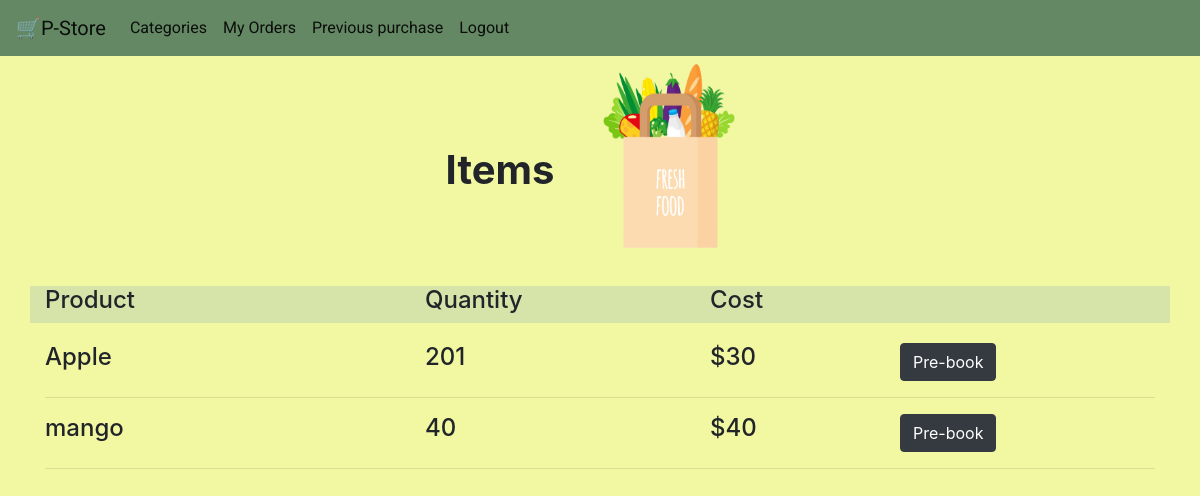
Screenshot of /u_category/1/u_items_list with the database file from the repository.
### tables this page shows
CREATE TABLE Items (
    id INTEGER PRIMARY KEY AUTOINCREMENT,
    name varchar(20) not null,
    weight integer not null,
    price_per_unit int not null,
    c_id INTEGER not null,
    FOREIGN KEY (c_id) REFERENCES Categories(c_id)
);

### app.py (the view)
@app.route('/u_category/<int:c_id>/u_items_list', methods=('GET', 'POST'))
def u_items_list(c_id):
    conn = get_db_connection()
    items = conn.execute('SELECT * FROM Items WHERE c_id=?',(c_id,)).fetchall()
    conn.close()
    return render_template('u_items_list.html',items=items,c_id=c_id)

### app.py (called while the page is built)
def get_db_connection():
    conn = sqlite3.connect('database.db')
    conn.row_factory = sqlite3.Row
    return conn

### templates/u_items_list.html (shortened to what this page needs)
{% extends 'base3.html' %}
{% block content %}
<div class=container style="display: flex; justify-content: center;">
<h1 style="text-align:center; margin-top:90px; font-weight:bold; display:inline ;margin-right:30px "> {% block title %} Items {% endblock %}</h1>
<img src="/static/images/img6.png"width="170" height="200">
</div>
<div class="row" style="margin-top:30px; background-color:#D6E4AA">
<div class="col-4">
    <h4>Product</h4>
</div>
<div class="col-3">
    <h4>Quantity</h4>
</div>
<div class="col-2">
    <h4>Cost</h4>
</div>
</div>
<div class="post_container" style="margin-top:20px;">
{% for item in items %}
        <div class="row">
    	    <div class="col-4">
                <h4 class="post_title">{{ item['name'] }}</h4>
            </div>
            <div class="col-3" >
                <h4>{{ item['weight'] }}</h4>
            </div>
            <div class="col-2" >
                <h4>${{ item['price_per_unit'] }}</h4>
            </div>
           <div class="col-3">
                <a href="{{ url_for('pre_book',c_id=item['c_id'],i_id=item['id']) }}">
                    <button type="button" class="btn btn-dark">Pre-book</button>
                </a>
            </div>
    	</div>
    	    <hr>
    {% endfor %}
    </div>
{% endblock %}

### static/css/styles.css (style rules this page uses)
a:link { color: black; background-color: transparent; text-decoration: none; }

### templates/u_items_list.html (style rules this page uses)
body { background-color:#F2F7A1; }

### rows the page displays
Items: name "Apple", weight "201", price_per_unit "30"
Items: name "mango", weight "40", price_per_unit "40"
